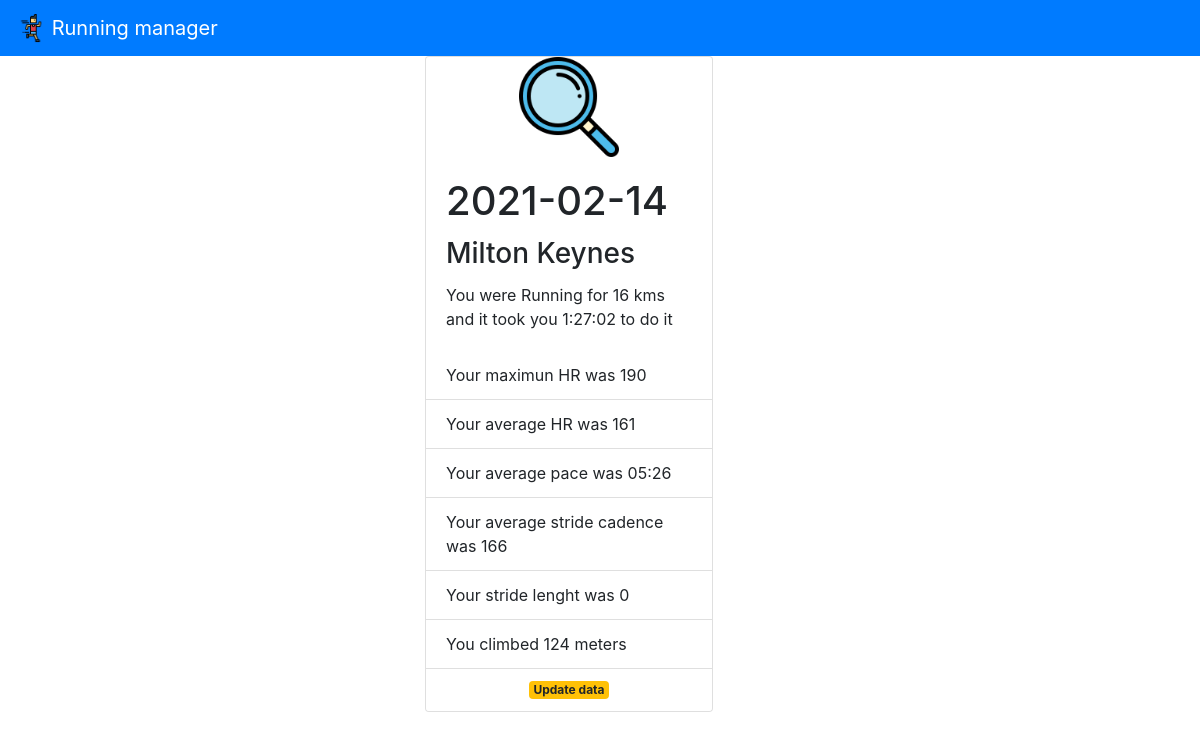
Screenshot of /details?date=2021-02-14&dist=16 with the database file from the repository.
### tables this page shows
CREATE TABLE "activitiesTb" (
	"index"	INTEGER,
	"ActivityType"	TEXT,
	"Date"	TEXT,
	"Race"	INTEGER,
	"Title"	TEXT,
	"Distance"	NUMERIC,
	"Calories"	INTEGER,
	"Time"	TEXT,
	"AvgHR"	INTEGER,
	"MaxHR"	INTEGER,
	"AvgCadence"	INTEGER,
	"MaxCadence"	INTEGER,
	"AvgPace"	TEXT,
	"ElevGain"	INTEGER,
	"ElevLoss"	INTEGER,
	"AvgStrideLength"	NUMERIC,
	PRIMARY KEY("index" AUTOINCREMENT)
);

### app.py (the view)
@app.route('/details', methods=("POST", "GET"))
def details():
    date = request.args.get('date')
    dist = request.args.get('dist')
    return render_template("view_details.html", results=db_management.view_details(date,dist))

### db_management.py (called while the page is built)
def view_details(date, distance):
    try:
        date=date
        distance=distance
        conn=sqlite3.connect("runningLog.sqlite")
        cur=conn.cursor()
        split_string = str(distance).split(".", 1)
        distance = split_string[0]
        date = str(date)+'%'
        distance=str(distance)+'%'
        query_string = 'SELECT * FROM activitiesTb WHERE date LIKE ? AND Distance LIKE ?'
        cur.execute(query_string, (date, distance))
        result=cur.fetchone()
        conn.close()
        return result
    except:
        return redirect(url_for('wrong'))

### templates/view_details.html (shortened to what this page needs)
{% extends "template.html" %}
{% block header %}
<div class="container">
  <div class="row">
    <div class="col">
    </div>
    <div class="col">
      <div class="card" style="width: 18rem;">
        <img src="/static/search.png" class="rounded mx-auto d-block" style="width:100px;height:100px;">
        <div class="card-body">
          <h1 class="card-title">{{ '{:.10}'.format(results[2]) }}</h1>
          <h3 class="card-title">{{ results[4] }}</h3>
          <p class="card-text">You were {{ results[1] }} for {{ results[5]}} kms and it took you {{ results[7] }} to do it</p>
        </div>
        <ul class="list-group list-group-flush">
          <li class="list-group-item">Your maximun HR was {{ results[9] }}</li>
          <li class="list-group-item">Your average HR was {{ results[8] }}</li>
          <li class="list-group-item">Your average pace was {{ results[12] }}</li>
          <li class="list-group-item">Your average stride cadence was {{ results[10] }}</li>
          <li class="list-group-item">Your stride lenght was {{ results[15] }}</li>
          <li class="list-group-item">You climbed {{ results[13] }} meters</li>
          <li class="list-group-item"><p class="card-text" style="text-align:center"><a href="/update_activity?actDate={{results[2]}}&actDistance={{results[5]}}"  class="badge badge-warning">Update data</a></p></li>
        </ul>
      </div>
    </div>
    <div class="col">
    </div>
  </div>
</div>
{% endblock %}

### rows the page displays
activitiesTb: Date "2021-02-14", Title "Milton Keynes", ActivityType "Running", Distance "16", Time "1:27:02", MaxHR "190", AvgHR "161", AvgPace "05:26", AvgCadence "166", AvgStrideLength "0", ElevGain "124"
